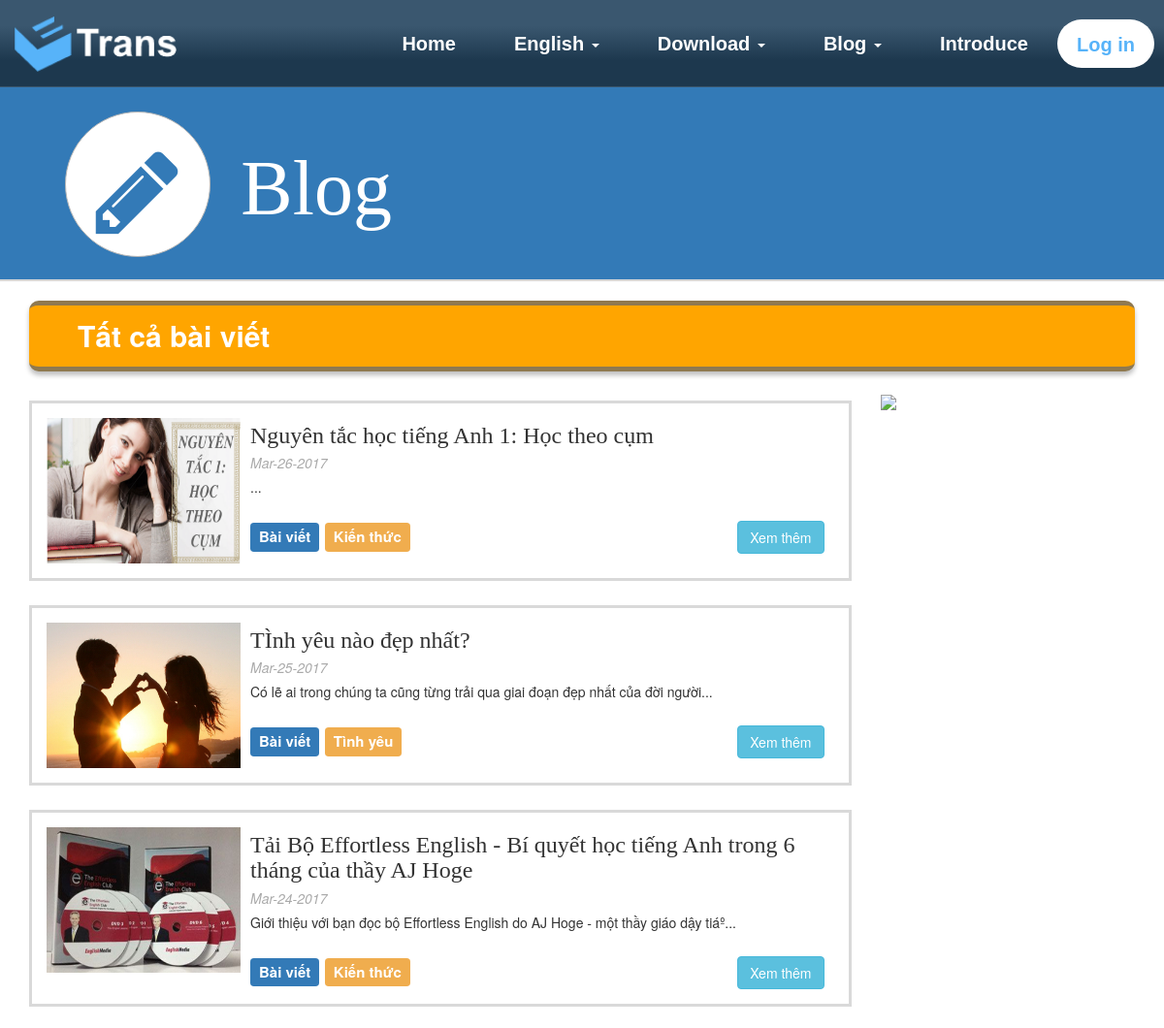
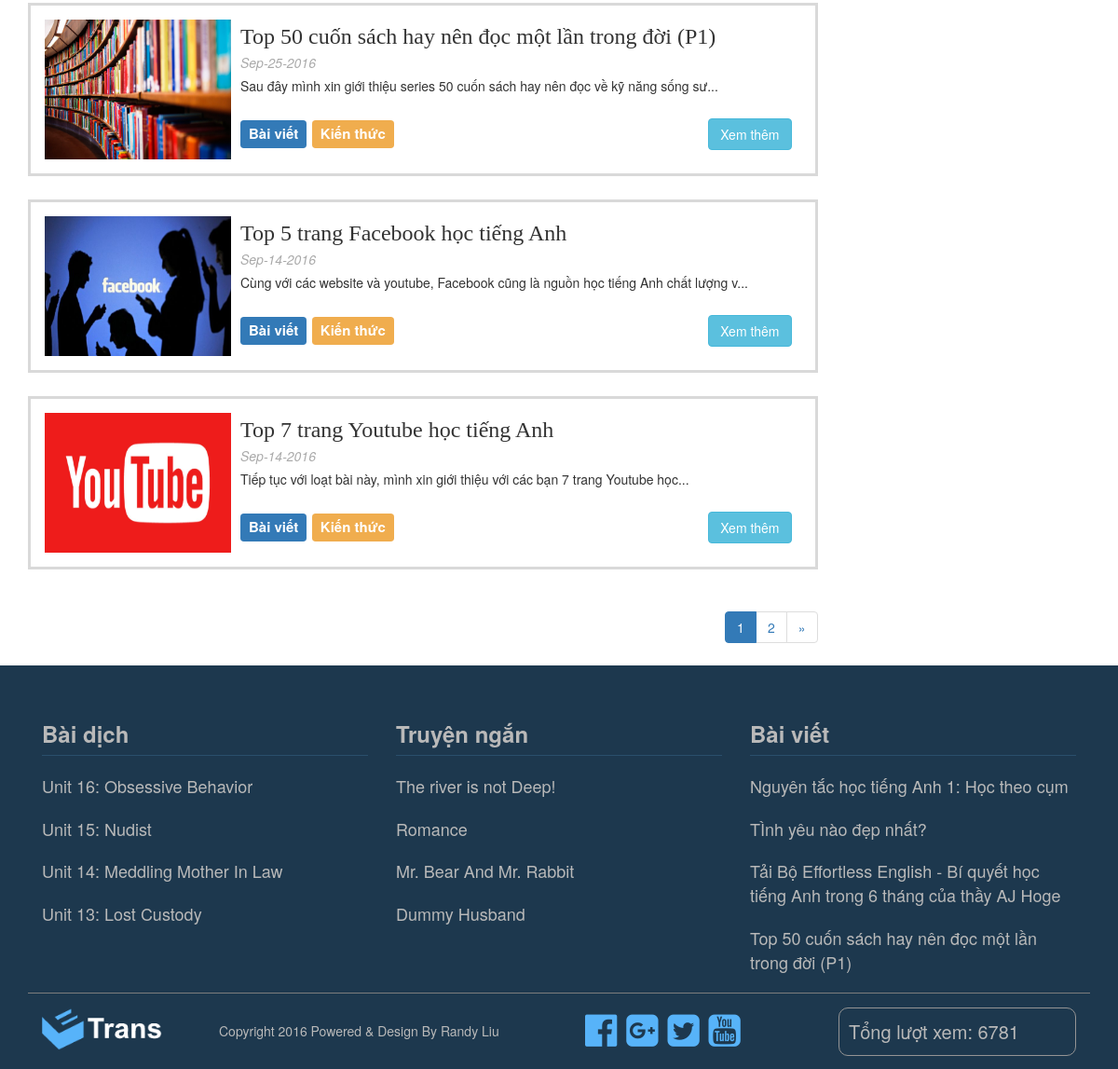
Screenshot of /postlist.php with the database file from the repository (2 pictures, top to bottom).
### tables this page shows
CREATE TABLE `post` (
  `id` int(10) NOT NULL,
  `title` varchar(255) NOT NULL,
  `head_cont` text NOT NULL,
  `cont` text NOT NULL,
  `kind_id` int(10) NOT NULL,
  `author` varchar(255) NOT NULL,
  `date` varchar(255) NOT NULL,
  `img` varchar(255) NOT NULL
);

CREATE TABLE `kinds` (
  `kind_id` int(10) NOT NULL,
  `kind_name` varchar(255) NOT NULL
);

CREATE TABLE `trans` (
  `id` int(10) NOT NULL,
  `eng_title` varchar(255) NOT NULL,
  `eng_cont` text NOT NULL,
  `vi_title` varchar(255) NOT NULL,
  `vi_cont` text NOT NULL,
  `author` varchar(255) NOT NULL,
  `date` varchar(255) NOT NULL,
  `img` varchar(255) NOT NULL,
  `dvd` int(10) NOT NULL
);

CREATE TABLE `story` (
  `id` int(10) NOT NULL,
  `eng_title` varchar(255) NOT NULL,
  `eng_cont` text NOT NULL,
  `vi_title` varchar(255) NOT NULL,
  `vi_cont` text NOT NULL,
  `author` varchar(255) NOT NULL,
  `date` varchar(255) NOT NULL,
  `img` varchar(255) NOT NULL
);

### postlist.php (the view, shortened to what this page needs)
<!DOCTYPE html>
<html>
	<head>
		<link rel="stylesheet" type="text/css" href="/css/index.css">
		<link rel="stylesheet" type="text/css" href="/css/bootstrap.min.css">
		<link rel="stylesheet" type="text/css" href="/css/list.css">
		<link rel="stylesheet" type="text/css" href="/css/font-awesome.min.css">
		<link rel="stylesheet" type="text/css" href="/css/hover-min.css">
		<link rel="stylesheet" type="text/css" href="/css/animate.css">
	</head>
	<?php
	$conn = mysqli_connect(HOST,USER,PASS,DB);
	if(!$_GET['p']) $p = 1;
	else $p = $_GET['p'];
	$max_unit = 6;
	$first = $p*$max_unit - $max_unit;
	if(!$_GET['k'])  $sql = "SELECT * FROM post INNER JOIN kinds ON post.kind_id = kinds.kind_id ORDER BY id DESC LIMIT $first, $max_unit";
	else{
		$kind = $_GET['k'];
		$sql ="SELECT * FROM post WHERE kind_id = '$kind' ORDER BY id DESC LIMIT $first, $max_unit";
	}
	$query = mysqli_query($conn,$sql);
	?>
	<body>
		<?php
			require"header.php";
		?>
			<div class="main-title wow flipInX bg-post">
				<div class="col-md-2">
					<div class="circle-title ">
						<i class="fa fa-pencil"></i>
					</div>
				</div>
				<div class="col-md-10">
					<h1>Blog</h1>
				</div>
			</div>
		<div class="container">
			<div class="row">
				<div class="col-md-12">
					<div class="sub-title">
						<?php
							if(empty($_GET['k'])) echo"Tất cả bài viết";
							else{
								$sql_kind = "SELECT * FROM kinds WHERE kind_id = '$kind'";
								$query_kind = mysqli_query($conn,$sql_kind);
								$result_kind = mysqli_fetch_array($query_kind);
								echo $result_kind['kind_name'];
							}
						?>
					</div>
				</div>
			</div>
			<div class="row">
				<div class="col-md-9">
					<div class="items">
						<?php while($result = mysqli_fetch_array($query)){ ?>
						<div class="media item">
							<div class="media-left">
								<a href="/draff-post.php?id=<?php echo $result['id']; ?>">
									<img src="/img/post/<?php echo $result['img']; ?>" class="media-object hvr-push">
								</a>
							</div>
							<div class="media-body" style="padding-top:5px;">
								<a href="/draff-post.php?id=<?php echo $result['id']; ?>" class="media-heading h3"><?php echo $result['title']; ?></a>
								<div class="date"><?php echo $result['date']; ?></div>
								<p><?php echo substr($result['head_cont'], 0,100) ?>...</p>
								<div class="post-tags">
									<span class="label label-primary">Bài viết</span>
									<span class="label label-warning"><?php if(!$_GET['k']) echo $result['kind_name']; else echo $result_kind['kind_name'] ?></span>
									<a href="/draff-post.php?id=<?php echo $result['id']; ?>" class="btn btn-info" style="float:right; margin-right:10px;">Xem thêm</a>
								</div>
							</div>
						</div>
						<?php } ?>
					</div>
					<div class="row">
						<div class="col-md-12 text-right">
							<ul class="pagination">
								<?php
										$sql_2 = "SELECT * FROM post";
										$query_2 = mysqli_query($conn,$sql_2);
										$num = mysqli_num_rows($query_2);
										$all_p = ceil($num/$max_unit);
										$list = '';
										for($i=1; $i<=$all_p; $i++){
											if($p == $i) $list .= "<li class=active><a>$i</a></li>";
											else $list .= "<li><a href=".$_SERVER['PHP_SELF']."?url=control-post&p=$i>".$i." </a></li>";
										}
										$next = $p + 1;
										if($p < $all_p) $list .= "<li><a href=".$_SERVER['PHP_SELF']."?url=control-post&p=$next>&raquo;</a></li>";
										echo $list;
								?>
							</ul>
						</div>
					</div>
				</div>
				<div class="col-md-3">
					<a href="http://www.chitika.com/publishers/apply?refid=welldey102"><img src="http://images.chitika.net/ref_banners/160x600_using_adsense.gif" /></a>
				</div>
			</div>
		</div>
		<?php
			require"footer.php";
		?>
	</body>
</html>

### footer.php (shortened to what this page needs)
<?php
$conn = mysqli_connect(HOST,USER,PASS,DB);
?>
<footer class="navbar navbar-static-top">
	<div class="container">
		<div class="col-md-4">
			<div class="foot-title h3">Bài dịch</div>
			<ul class="list-unstyled">
			<?php
				$sql_1 = "SELECT * FROM trans ORDER BY id DESC LIMIT 4";
				$query_1 = mysqli_query($conn,$sql_1);
				while($result = mysqli_fetch_array($query_1)){
			?>
				<li><a href="/draff-trans.php?t=trans&id=<?php echo $result['id']; ?>"><?php echo $result['eng_title']; ?></a></li>
			<?php } ?>
			</ul>
		</div>
		<div class="col-md-4">
			<div class="foot-title h3">Truyện ngắn</div>
			<ul class="list-unstyled">
				<?php
				$sql_2 = "SELECT * FROM story ORDER BY id DESC LIMIT 4";
				$query_2 = mysqli_query($conn,$sql_2);
				while($result = mysqli_fetch_array($query_2)){
			?>
				<li><a href="/draff-trans.php?t=story&id=<?php echo $result['id']; ?>"><?php echo $result['eng_title']; ?></a></li>
			<?php } ?>
			</ul>
		</div>
		<div class="col-md-4">
			<div class="foot-title h3">Bài viết</div>
			<ul class="list-unstyled">
				<?php
				$sql_3 = "SELECT * FROM post ORDER BY id DESC LIMIT 4";
				$query_3 = mysqli_query($conn,$sql_3);
				while($result = mysqli_fetch_array($query_3)){
			?>
				<li><a href="/draff-post.php?id=<?php echo $result['id']; ?>"><?php echo $result['title']; ?></a></li>
			<?php } ?>
			</ul>
		</div>
		<div class="col-md-12" style="border-top:1px solid #7d7d7d; padding:15px 0px;">
			<div class="col-md-2" style="height:50px;">
				<img src="/img/face/logo.png" height="50px">
			</div>
			<div class="col-md-4" style="height:50px; line-height:50px; color:#b9b9b9; white-space: nowrap;">
				Copyright 2016 Powered & Design By Randy Liu
			</div>
			<div class="col-md-3 social-footer" style="padding:5px 0px;height:50px; padding-left:25px;">
				<a rel="nofollow" href="https://www.facebook.com/hoctienganhgiaotiep.etrans"><i class="fa fa-facebook-official"></i></a>
				<a rel="nofollow" href="https://plus.google.com/b/104333787602103169408/104333787602103169408/about?pageId=104333787602103169408&hl=vi&_ga=1.39501285.731353894.1464426657"><i class="fa fa-google-plus-square"></i></a>
				<a rel="nofollow" href="#"><i class="fa fa-twitter-square"></i></a>
				<a rel="nofollow" href="https://www.youtube.com/channel/UC3WKitZ-QSPuJ_cvYSGy1Ow"><i class="fa fa-youtube-square"></i></a>
			</div>
			<div class="col-md-3" style="height:50px; line-height:50px;">
				<div class="views"> Tổng lượt xem:
					<?php
						$sql_view_now = "SELECT * FROM views WHERE view_name = 'all'";
						$query_view_now = mysqli_query($conn,$sql_view_now);
						$result_view_n = mysqli_fetch_array($query_view_now);
						$view_now = $result_view_n['view'];
						$view_now++;
						echo $view_now;
					?>
				</div>
			</div>
		</div>
	</div>
</footer>

### css/index.css (style rules this page uses)
footer { padding-top:40px; background:#1d384e; margin-bottom: 0px !important; }
footer li a { text-decoration: none; color:#b9b9b9; display: block; padding:10px 0px; font-size: 18px; }
footer .foot-title { color:#b9b9b9; border-bottom: #2a4f6c solid 1px; padding-bottom: 10px; font-weight: bold; }
footer .social-footer i { font-size:40px; padding:0px 3px; display: inline; color: #57b3f9; }
.views { color:#b9b9b9; font-size: 20px; border: 1px #949494 solid; border-radius: 10px; padding:0px 10px; }

### css/list.css (style rules this page uses)
.main-title { margin-bottom: 20px; height:200px; padding:25px 50px; border-bottom: 2px solid #d6d6d6; width: 100%; background:; }
.main-title h1 { display: block; padding:15px 0px; font-size: 80px; font-family: angry; white-space: nowrap; color:white; }
.circle-title { height: 150px; width: 150px; border:1px solid #b7b7b7; color:; border-radius: 150px; text-align: center; line-height: 150px; font-size: 100px; margin:0px auto; background:white; }
.bg-post { background: #337ab7; }
.bg-post .circle-title { color:#337ab7; }
.items { margin:10px 0px; }
.item .date { margin-top:5px; font-style: italic; color:#aaaaaa; }
.item { margin:25px 0px; background:white; padding:15px; border:solid 3px #d9d9d9; transition: all 0.5s; }
.item p { height:40px; padding-top:5px; }
.item .h3 { text-decoration: none; font-family: optima; }
.item img { height:150px; width:200px; }
.post-tags { font-size: 20px; }
.sub-title { font-size: 30px; font-weight: bold; padding: 10px 50px; margin-bottom: 20px; color:white; background: orange; border-radius: 10px; border-bottom: 5px solid #8f7950; border-top: 5px solid #8f7950; box-shadow: 0px 4px 5px #bfbfbf; }

### rows the page displays
post: img (picture), title "Nguyên tắc học tiếng Anh 1: Học theo cụm", date "Mar-26-2017", kind.kind_name "Kiến thức"
post: img (picture), title "TÌnh yêu nào đẹp nhất?", date "Mar-25-2017", head_cont "Có lẽ ai trong chúng ta cũng từng trải qua giai đoạn đẹp nhất của đời người", kind.kind_name "Tình yêu"
post: img (picture), title "Tải Bộ Effortless English - Bí quyết học tiếng Anh trong 6 tháng của thầy AJ Hoge", date "Mar-24-2017", head_cont "Giới thiệu với bạn đọc bộ Effortless English do AJ Hoge - một thầy giáo dậy tiáº", kind.kind_name "Kiến thức"
post: img (picture), title "Top 50 cuốn sách hay nên đọc một lần trong đời (P1)", date "Sep-25-2016", head_cont "Sau đây mình xin giới thiệu series 50 cuốn sách hay nên đọc về kỹ năng sống sư", kind.kind_name "Kiến thức"
post: img (picture), title "Top 5 trang Facebook học tiếng Anh", date "Sep-14-2016", head_cont "Cùng với các website và youtube, Facebook cũng là nguồn học tiếng Anh chất lượng v", kind.kind_name "Kiến thức"
post: img (picture), title "Top 7 trang Youtube học tiếng Anh", date "Sep-14-2016", head_cont "Tiếp tục với loạt bài này, mình xin giới thiệu với các bạn 7 trang Youtube học", kind.kind_name "Kiến thức"
trans: eng_title "Unit 16: Obsessive Behavior"
trans: eng_title "Unit 15: Nudist"
trans: eng_title "Unit 14: Meddling Mother In Law"
trans: eng_title "Unit 13: Lost Custody"
story: eng_title "The river is not Deep!"
story: eng_title "Romance"
story: eng_title "Mr. Bear And Mr. Rabbit"
story: eng_title "Dummy Husband"

### other values shown
$view_now "6781"
